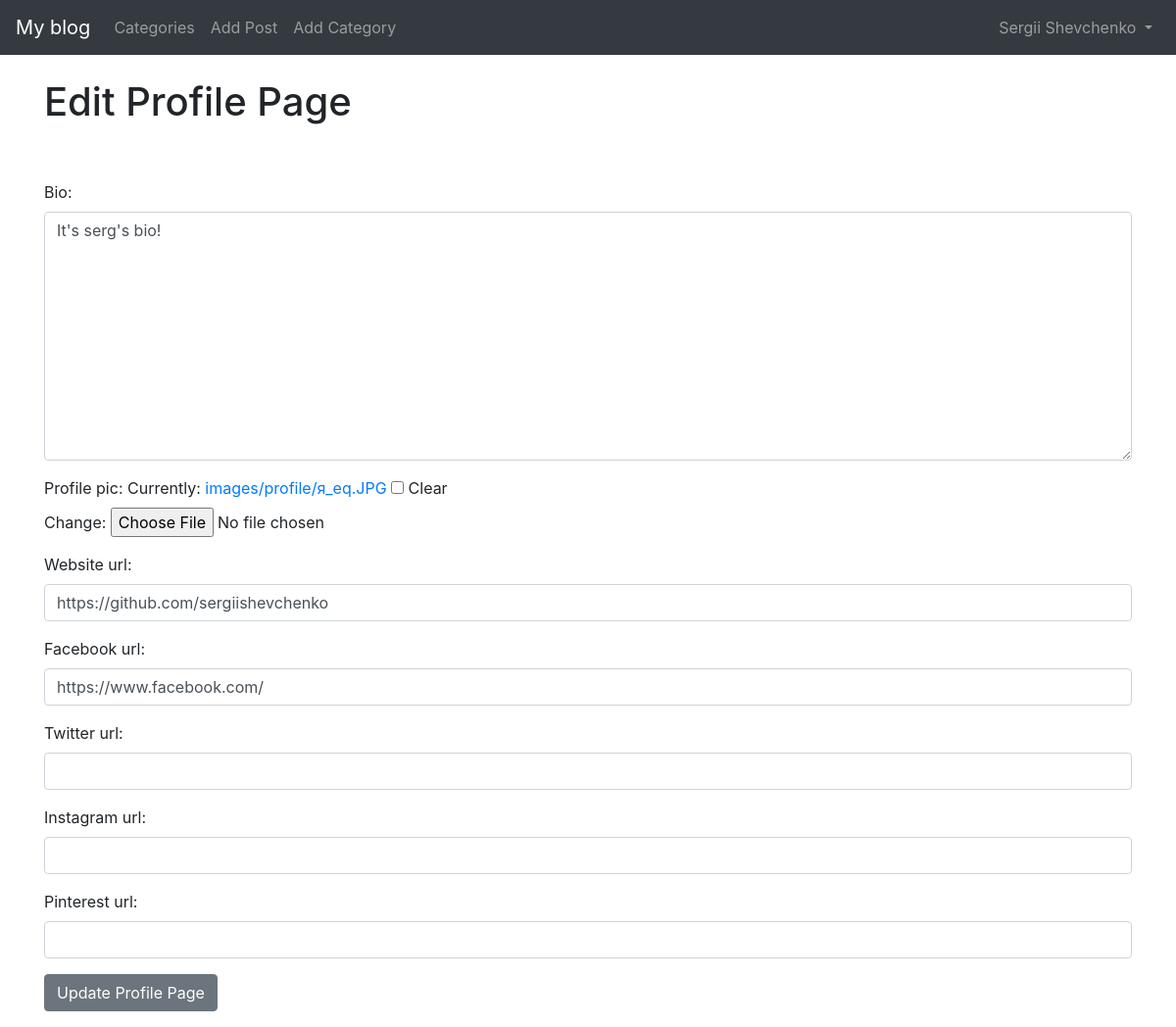
Page /members/2/edit_profile_page/ (signed in) on the earlier database version.
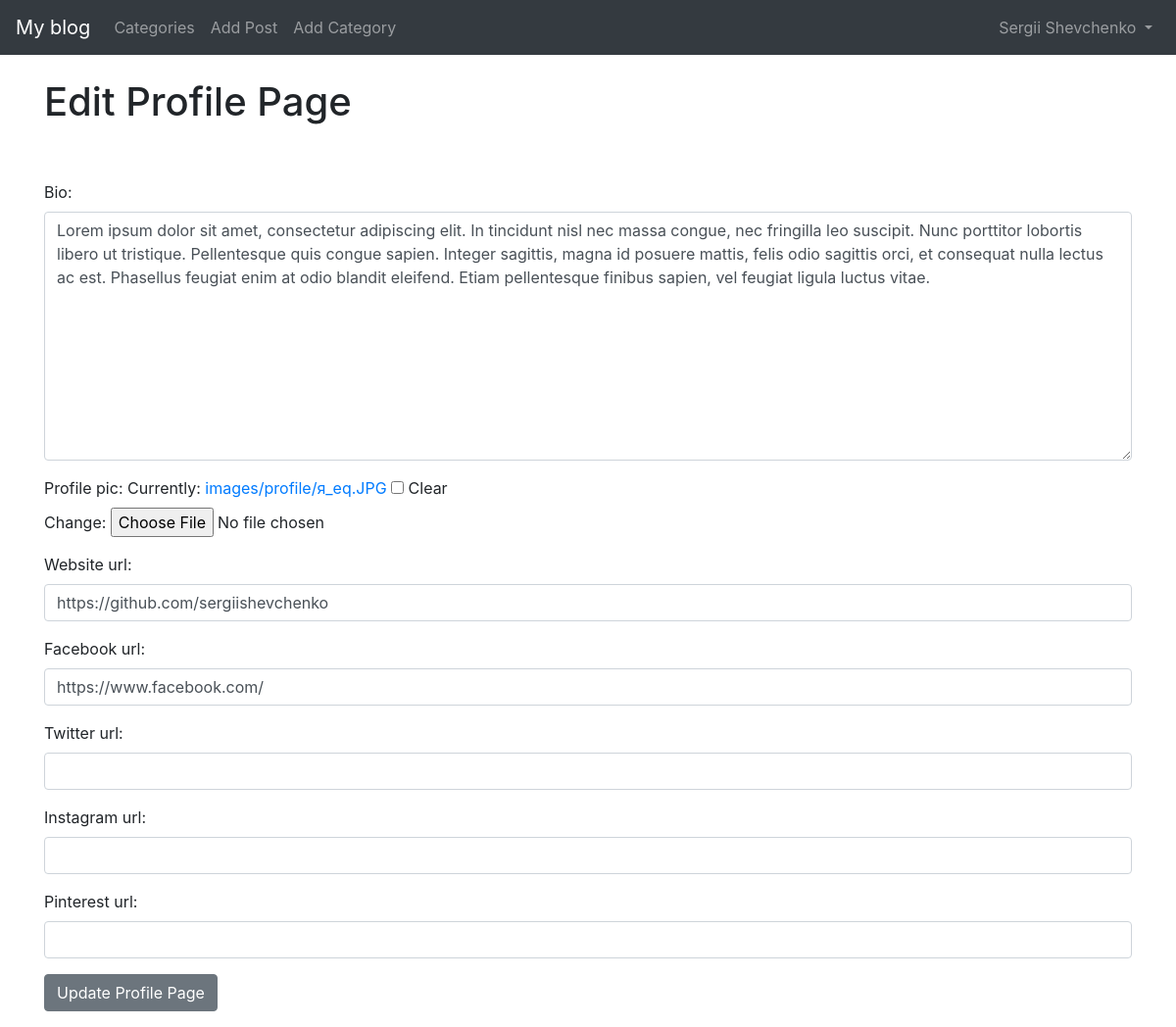
Same page on the later database version.
### theblog/models.py (models this page shows, shortened)
class Profile(models.Model):
    user = models.OneToOneField(User, null=True, on_delete=models.CASCADE)
    bio = models.TextField()
    profile_pic = models.ImageField(null=True, blank=True, upload_to="images/profile/")
    website_url = models.CharField(max_length=255, null=True, blank=True)
    facebook_url = models.CharField(max_length=255, null=True, blank=True)
    twitter_url = models.CharField(max_length=255, null=True, blank=True)
    instagram_url = models.CharField(max_length=255, null=True, blank=True)
    pinterest_url = models.CharField(max_length=255, null=True, blank=True)

### members/views.py (the view)
# urls.py: path('<int:pk>/edit_profile_page/', EditProfilePageView.as_view(), name='edit_profile_page'),
class EditProfilePageView(generic.UpdateView):
    model = Profile
    form_class = EditProfilePageForm
    template_name = 'registration/edit_profile_page.html'
    success_url = reverse_lazy('home')

### members/forms.py
class EditProfilePageForm(forms.ModelForm):
    class Meta:
        model = Profile
        fields = ('bio', 'profile_pic', 'website_url', 'facebook_url', 'twitter_url', 'instagram_url', 'pinterest_url')
        widgets = {
            'bio': forms.Textarea(attrs={'class': 'form-control'}),
            'website_url': forms.TextInput(attrs={'class': 'form-control'}),
            'facebook_url': forms.TextInput(attrs={'class': 'form-control'}),
            'twitter_url': forms.TextInput(attrs={'class': 'form-control'}),
            'instagram_url': forms.TextInput(attrs={'class': 'form-control'}),
            'pinterest_url': forms.TextInput(attrs={'class': 'form-control'}),
        }

### members/templates/registration/edit_profile_page.html (shortened to what this page needs)
{% extends 'base.html'  %}
{% block content %}
    {% if user.is_authenticated %}
        {% if user.id == profile.user.id %}
            <h1>Edit Profile Page</h1>
            <br/><br/>
            <div class="form-group">
                <form method="POST" enctype="multipart/form-data">
                    {{ form.as_p }}
                    <button class="btn btn-secondary">Update Profile Page</button>
            </div>
        {% else %}
            You are not the correct User to Edit this Page...
        {% endif %}
    {% else %}
        You're not allowed here! (and you know it...)
    {% endif %}
{% endblock %}

Differences in the rows shown:
changed Profile "https://github.com/sergiishevchenko": bio "It's serg's bio!" → "Lorem ipsum dolor sit amet, consectetur adipiscing elit. In tincidunt nisl nec massa congue, nec fringilla leo suscipit. Nunc porttitor lobortis libero ut tristique. Pellentesque quis congue sapien. Integer sagittis, magna id posuere mattis, felis odio sagittis orci, et consequat nulla lectus ac est. Phasellus feugiat enim at odio blandit eleifend. Etiam pellentesque finibus sapien, vel feugiat ligula luctus vitae."
